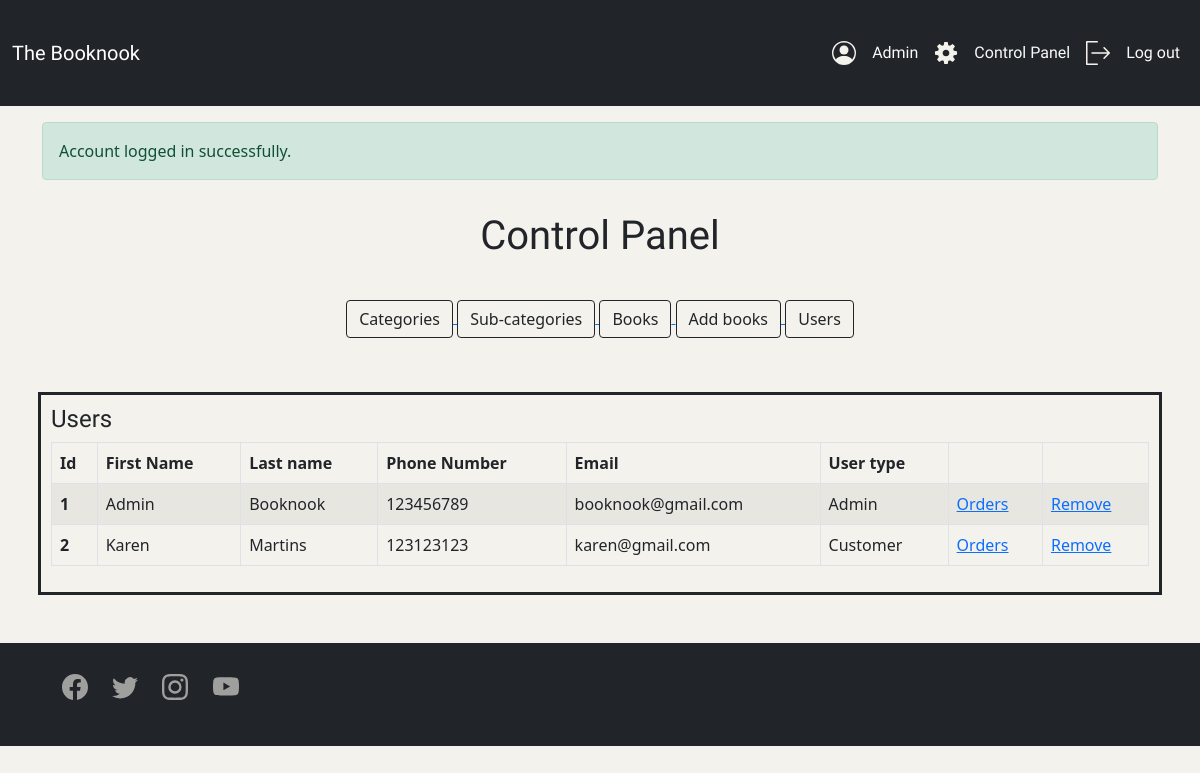
Screenshot of /finalphp/admin/manage-users.php (signed in) with the database file from the repository.
### tables this page shows
CREATE TABLE `users` (
  `id` int(11) NOT NULL,
  `first_name` varchar(255) DEFAULT NULL,
  `last_name` varchar(255) DEFAULT NULL,
  `phone_number` varchar(255) DEFAULT NULL,
  `password` varchar(255) DEFAULT NULL,
  `email` varchar(255) DEFAULT NULL,
  `user_type` varchar(255) DEFAULT 'user',
  `created` varchar(255) DEFAULT NULL
);

### finalphp/admin/manage-users.php (the view, shortened to what this page needs)
<?php
require_once('../files/admin-header.php');
require_once('../files/control-panel.php');
?>
<main class="container">
  <div class="row p-2 ">
    <div class="col" id="containerx">
      <h4 id="fonttxt1">Users</h4>
      <table class="table table-bordered table-striped">
        <thead>
          <tr>
            <th scope="col">Id</th>
            <th scope="col">First Name</th>
            <th scope="col">Last name</th>
            <th scope="col">Phone Number</th>
            <th scope="col">Email</th>
            <th scope="col">User type</th>
            <th scope="col"></th>
            <th scope="col"></th>
          </tr>
        </thead>
        <tbody>
        <?php
        $sql_query = $conn -> query("SELECT * FROM users") or die($conn->error);
        while ($users=  $sql_query-> fetch_assoc()) {
        ?>
          <tr>
            <th scope="row"><?php echo $users ['id']; ?></th>
            <td><?php echo $users ['first_name']; ?></td>
            <td><?php echo $users ['last_name']; ?></td>
            <td><?php echo $users ['phone_number']; ?></td>
            <td><?php echo $users ['email']; ?></td>
            <td><?php echo $users ['user_type']; ?></td>
            <td><a href="view-user-orders.php?id=<?php echo $users['id'];?>">Orders</a></td>
            <td><a href="manage-users.php?remove=<?php echo $users['id'];?>">Remove</a></td>
          </tr>
        <?php } ?>
        </tbody>
      </table>
    </div>
  </div>
</main>
<?php
require_once('../files/footer.php');
?>

### finalphp/style.css (style rules this page uses)
html, body { justify-content: center; align-items: center; width: 100%; background-color: #F4F2EC; }
#containerx { margin-top: 30px; padding: 10px; border: solid #212529; }
#fonttxt1 { font-family: darumadrop one; }

### rows the page displays
users: id "1", first_name "Admin", last_name "Booknook", phone_number "123456789", email "booknook@gmail.com", user_type "Admin"
users: id "2", first_name "Karen", last_name "Martins", phone_number "123123123", email "karen@gmail.com", user_type "Customer"

### other values shown
$_SESSION['user']['first_name'] "Admin"
$_SESSION['alert']['message'] "Account logged in successfully."
